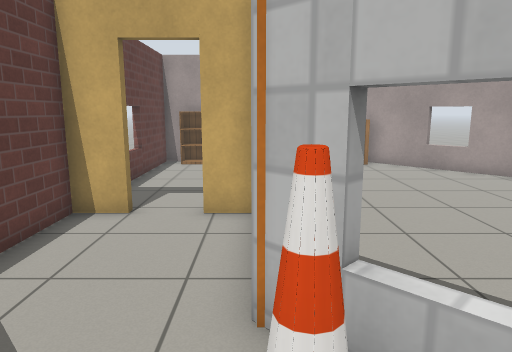
view 1 (above)

20 first-person views from a walk through a world built for the Gazebo simulator. The camera is 1.2 m above the floor, tilts 10° down and sees 70° across. The floor is counted in squares, 0.5 m on a side. Each view is taken from the middle of a square. On the plan, view 1 faces up. The plan holds only what a view shows up to about 20 squares ahead; the rest is blank. Robots are left out. Gazebo's built-in surfaces are drawn with simple patterns. Some stock models are drawn as simple stand-ins.

view 2
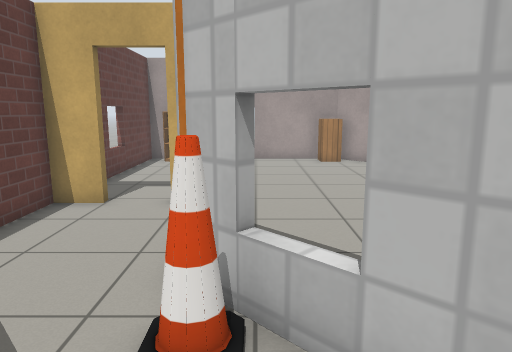

view 3
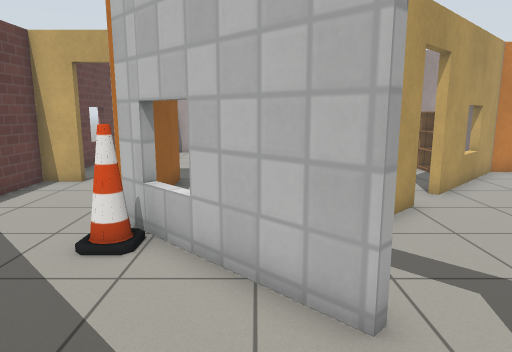

view 4
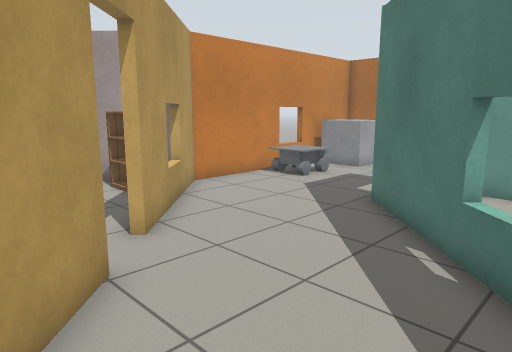

view 5
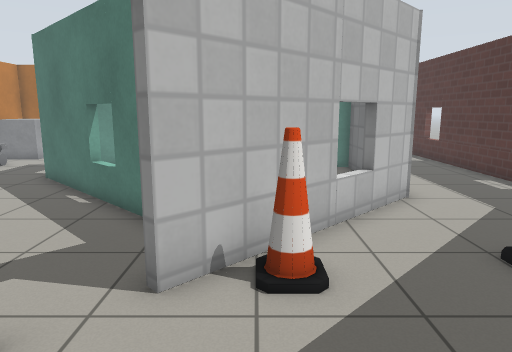

view 6
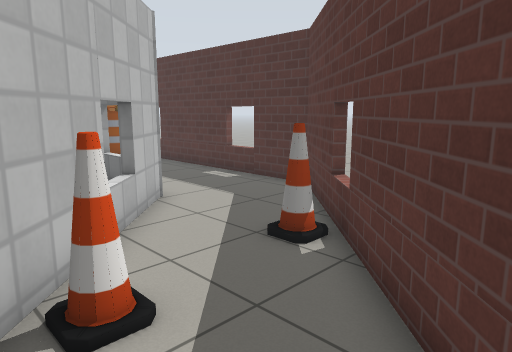

view 7
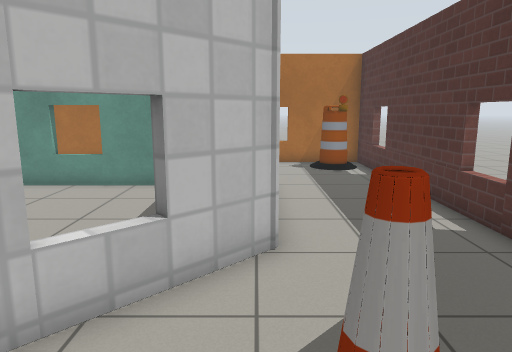

view 8
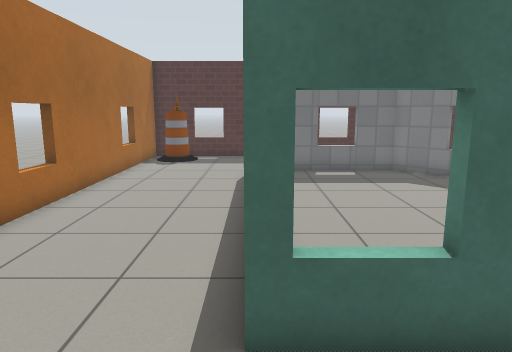

view 9
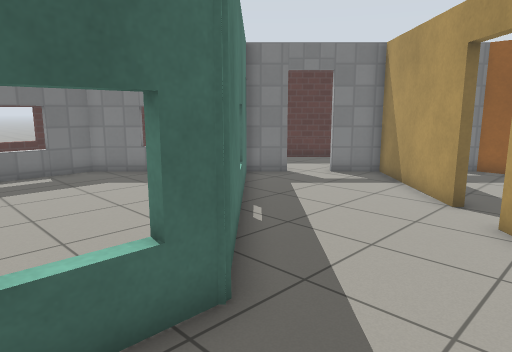

view 10
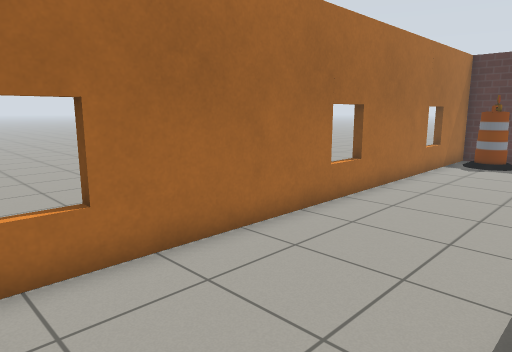

view 11
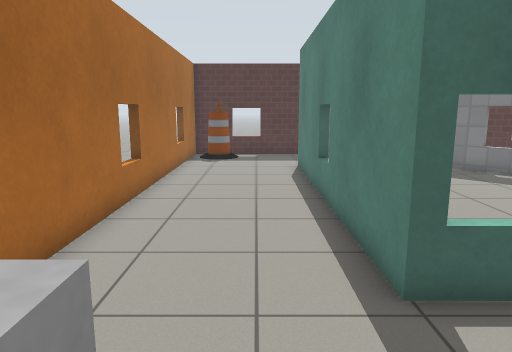

view 12
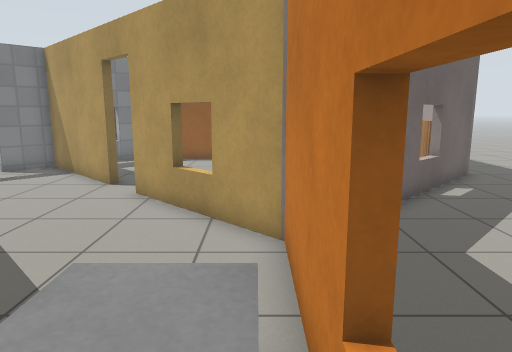

view 13
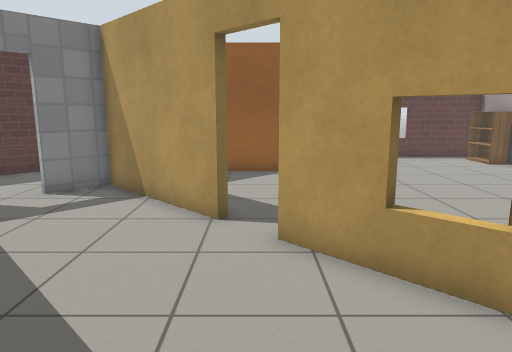

view 14
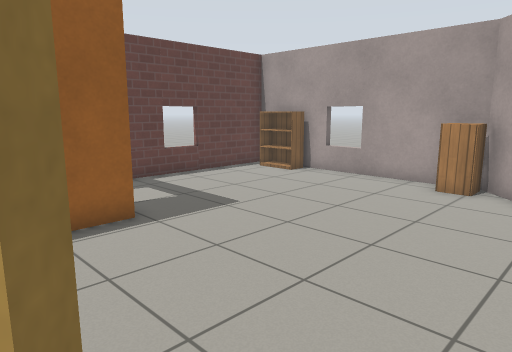

view 15
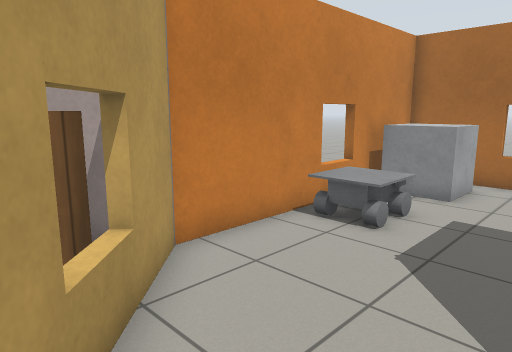

view 16
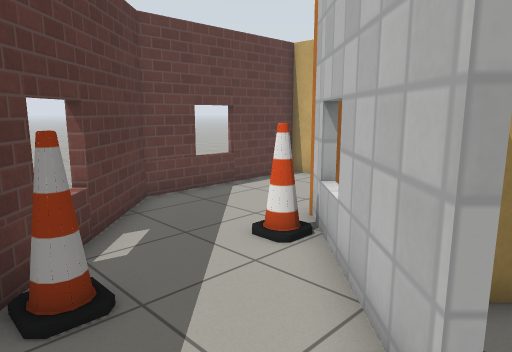

view 17
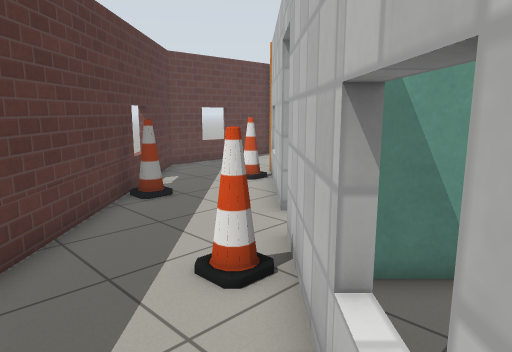

view 18
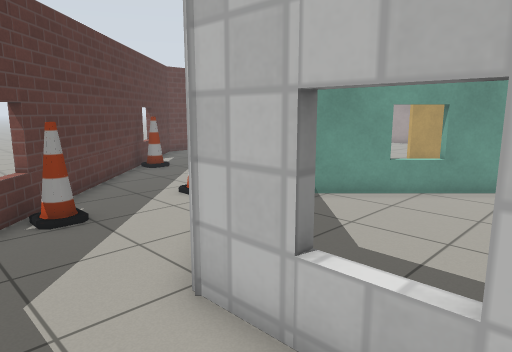

view 19
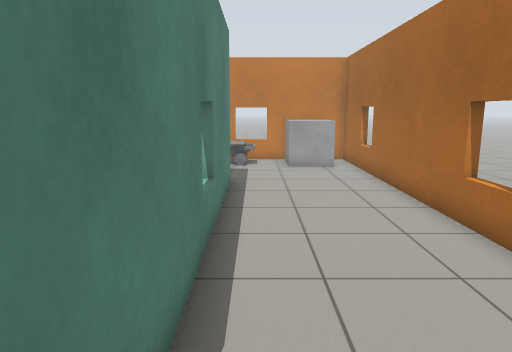

view 20
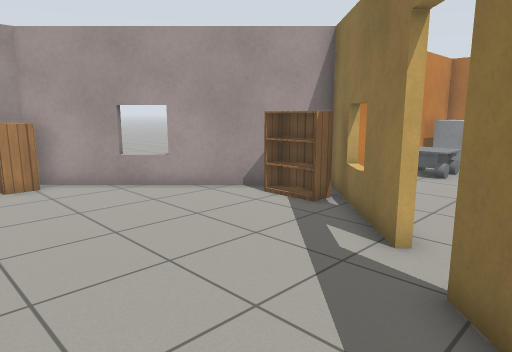

### Floor plan
Key: @ floor where view 1 was taken; # wall or solid block; . floor; D open door; = window, fence, low wall or low ledge; B bookshelf; C cabinet; N cone; A barrel; O other object.
Columns run from 5 left of view 1 to 23 right of it. Each row starts with its distance up from view 1.
 18 #####=######..
 17 #.BB.....CC##...
 16 #...........##...
 15 #............=#....
 14 #.............##....
 13 =..............##.....
 12 #...............##....
 11 #..............BB######=#####
 10  ..............BB#...OO..OO.#
  9 ##DD##.........##....OOO.OO.#
  8 #....#........##.........OO.#
  7 #....#.......##.............=
  6 #....#......DD..............#
  5 =....#.....#D...............#
  4 =....##...##.......##=#.....#
  3 #.....##.##.......#   #.....#
  2 #....N.###.......#....#.....#
  1  #......##......=.....#.....#
  0   #..@...#.....#......#.....#
 -1    =......D...#.......=.....=
 -2     #N.....#.#........#.....#
 -3      #.....N##........#.....#
 -4       #....N.##.......#.....#
 -5        #......=#......#.....#
 -6         #......##.....#.....#
 -7          #.N....###=###.....#
 -8           #N................=
 -9            #................#
-10             #.............A.#
-11              #............A.#
-12               ####=#####==###

Where each view was taken, in squares from view 1:
view 1: 0 up, 0 right, facing up
view 2: 1 down, 1 right, facing up
view 3: 4 down, 3 right, facing up
view 4: 0 up, 5 right, facing up-right
view 5: 3 down, 1 right, facing right
view 6: 2 down, 2 right, facing down-right
view 7: 7 down, 5 right, facing right
view 8: 8 up, 17 right, facing down
view 9: 8 up, 17 right, facing down-left
view 10: 8 up, 17 right, facing down-right
view 11: 9 up, 19 right, facing down
view 12: 10 up, 19 right, facing left
view 13: 6 up, 15 right, facing left
view 14: 5 up, 8 right, facing up-left
view 15: 5 up, 9 right, facing up-right
view 16: 3 down, 5 right, facing up-left
view 17: 7 down, 10 right, facing up-left
view 18: 10 down, 15 right, facing up-left
view 19: 8 down, 18 right, facing up
view 20: 4 up, 2 right, facing up-right
